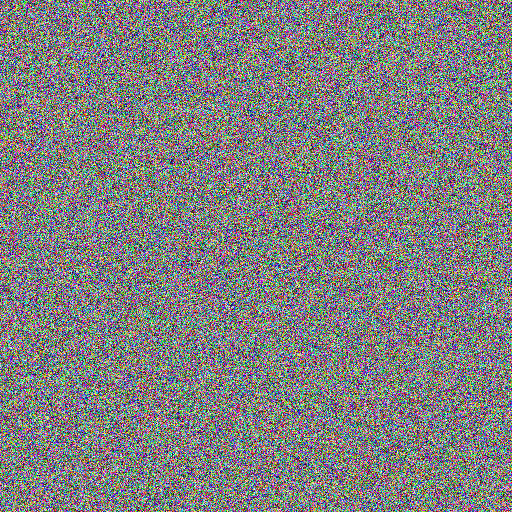
#> input picture samples/sample_noise_512.png, 512 x 512 px
$ python -i carrier_analysis_service.py   (imports and definitions only)
#> lines starting #> are read from the running program, lines starting #| are printed output that depends on the picture
### backend/app/services/steganography_service.py
"""PNG LSB steganography: embed and extract binary payloads inside images.

Payloads are embedded in the least significant bit of each R/G/B channel
byte, row-major, prefixed by a fixed-size header (magic bytes, version,
fragment index, payload length, SHA-256 checksum) so extraction can validate
that hidden data is present and intact before trusting it.
"""
import hashlib
import logging
import struct
from dataclasses import dataclass
from io import BytesIO

import numpy as np
from PIL import Image, UnidentifiedImageError

logger = logging.getLogger(__name__)

MAGIC = b"CHV1"
HEADER_FORMAT = ">4sBII32s"  # magic, version, fragment_index, payload_length, sha256
HEADER_SIZE = struct.calcsize(HEADER_FORMAT)
VERSION = 1

BITS_PER_BYTE = 8
CHANNELS_USED = 3  # R, G, B (alpha, if present, is left untouched)


class SteganographyError(Exception):
    pass


class UnsupportedFormatError(SteganographyError):
    pass


class InsufficientCapacityError(SteganographyError):
    pass


class CorruptedDataError(SteganographyError):
    pass


@dataclass
class CapacityInfo:
    width: int
    height: int
    pixel_count: int
    raw_capacity_bytes: int
    max_payload_bytes: int


@dataclass
class ExtractedPayload:
    fragment_index: int
    payload: bytes


# [13 lines left out: function load_png_image, not called in this run]


def calculate_capacity(image: Image.Image) -> CapacityInfo:
    """Compute how many bytes can be hidden in an image via 1-bit-per-channel LSB embedding."""
    width, height = image.size
    pixel_count = width * height
    raw_capacity_bits = pixel_count * CHANNELS_USED
    raw_capacity_bytes = raw_capacity_bits // BITS_PER_BYTE
    max_payload_bytes = max(raw_capacity_bytes - HEADER_SIZE, 0)

    return CapacityInfo(
        width=width,
        height=height,
        pixel_count=pixel_count,
        raw_capacity_bytes=raw_capacity_bytes,
        max_payload_bytes=max_payload_bytes,
    )


def _image_to_channel_array(image: Image.Image) -> np.ndarray:
    rgb = image.convert("RGB")
    return np.array(rgb, dtype=np.uint8)


# [80 lines left out: functions embed_payload, extract_payload, image_to_png_bytes, not called in this run]

### backend/app/services/carrier_analysis_service.py
"""Analyzes PNG carrier images and scores their suitability for LSB steganography.

The scoring heuristic is intentionally simple and documented so it can be
improved later (e.g. with learned distortion models) without touching
callers -- see analyze_carrier() as the single entry point.
"""
import logging
from dataclasses import dataclass, field

import numpy as np
from PIL import Image
from skimage.filters import sobel, threshold_otsu

from app.services.steganography_service import calculate_capacity

logger = logging.getLogger(__name__)

# A carrier offering this much usable payload capacity or more earns a full
# capacity score of 100; smaller carriers are scored proportionally.
REFERENCE_CAPACITY_BYTES = 500 * 1024  # 500 KB

# Local texture (block standard deviation) at or above this level is treated
# as "fully textured" for distortion-risk purposes.
TEXTURE_REFERENCE_STD = 64.0
BLOCK_SIZE = 8

# Weight applied to the distortion-risk penalty when combining sub-scores.
DISTORTION_PENALTY_WEIGHT = 0.3


@dataclass
class CarrierMetrics:
    width: int
    height: int
    pixel_count: int
    raw_capacity_bytes: int
    max_payload_bytes: int

    shannon_entropy: float  # bits per pixel, 0-8
    edge_density: float  # fraction of pixels classified as edges, 0-1
    distortion_risk: float  # 0-1, higher means embedding is more detectable

    capacity_score: float  # 0-100
    entropy_score: float  # 0-100
    edge_score: float  # 0-100
    distortion_score: float  # 0-100 (higher is worse)
    overall_score: float  # 0-100

    explanation: list[str] = field(default_factory=list)


def _shannon_entropy(gray: np.ndarray) -> float:
    histogram, _ = np.histogram(gray, bins=256, range=(0, 256))
    probabilities = histogram / histogram.sum()
    nonzero = probabilities[probabilities > 0]
    return float(-np.sum(nonzero * np.log2(nonzero)))


def _edge_density(gray: np.ndarray) -> float:
    normalized = gray.astype(np.float64) / 255.0
    edges = sobel(normalized)
    if edges.max() <= 0:
        return 0.0
    threshold = threshold_otsu(edges)
    return float((edges > threshold).mean())


def _distortion_risk(gray: np.ndarray) -> float:
    height, width = gray.shape
    cropped_h = height - height % BLOCK_SIZE
    cropped_w = width - width % BLOCK_SIZE

    if cropped_h < BLOCK_SIZE or cropped_w < BLOCK_SIZE:
        # Image too small to block; fall back to whole-image texture.
        block_stds = np.array([gray.std()])
    else:
        cropped = gray[:cropped_h, :cropped_w]
        blocks = (
            cropped.reshape(cropped_h // BLOCK_SIZE, BLOCK_SIZE, cropped_w // BLOCK_SIZE, BLOCK_SIZE)
            .swapaxes(1, 2)
            .reshape(-1, BLOCK_SIZE, BLOCK_SIZE)
        )
        block_stds = blocks.std(axis=(1, 2))

    mean_texture = float(block_stds.mean())
    normalized_texture = min(mean_texture / TEXTURE_REFERENCE_STD, 1.0)
    return 1.0 - normalized_texture


def analyze_carrier(image: Image.Image) -> CarrierMetrics:
    """Compute hiding capacity, entropy, edge density, distortion risk, and an
    overall 0-100 suitability score for a carrier image."""
    capacity = calculate_capacity(image)
    gray = np.array(image.convert("L"), dtype=np.uint8)

    entropy = _shannon_entropy(gray)
    edge_density = _edge_density(gray)
    distortion_risk = _distortion_risk(gray)

    capacity_score = min(100.0, 100.0 * capacity.raw_capacity_bytes / REFERENCE_CAPACITY_BYTES)
    entropy_score = min(100.0, (entropy / 8.0) * 100.0)
    edge_score = min(100.0, edge_density * 100.0)
    distortion_score = distortion_risk * 100.0

    overall_score = (capacity_score + entropy_score + edge_score) / 3.0
    overall_score -= DISTORTION_PENALTY_WEIGHT * distortion_score
    overall_score = max(0.0, min(100.0, overall_score))

    explanation = [
        f"Capacity: {capacity.max_payload_bytes} usable bytes at {capacity.width}x{capacity.height} "
        f"scores {capacity_score:.1f}/100 (reference: {REFERENCE_CAPACITY_BYTES} bytes for a full score).",
        f"Shannon entropy of {entropy:.2f} bits/pixel (max 8) scores {entropy_score:.1f}/100 -- "
        "higher entropy carriers hide LSB noise more effectively.",
        f"Edge density of {edge_density * 100:.1f}% of pixels scores {edge_score:.1f}/100 -- "
        "busy/textured regions mask embedding artifacts better than flat regions.",
        f"Distortion risk {distortion_score:.1f}/100 (from local texture analysis) is subtracted -- "
        "smooth/flat images make single-bit LSB changes more statistically detectable.",
        f"Overall suitability score: {overall_score:.1f}/100.",
    ]

    return CarrierMetrics(
        width=capacity.width,
        height=capacity.height,
        pixel_count=capacity.pixel_count,
        raw_capacity_bytes=capacity.raw_capacity_bytes,
        max_payload_bytes=capacity.max_payload_bytes,
        shannon_entropy=entropy,
        edge_density=edge_density,
        distortion_risk=distortion_risk,
        capacity_score=capacity_score,
        entropy_score=entropy_score,
        edge_score=edge_score,
        distortion_score=distortion_score,
        overall_score=overall_score,
        explanation=explanation,
    )

>>> from PIL import Image
>>> picture = Image.open('../../../samples/sample_noise_512.png')
#> picture is the input picture: PIL image 512x512 RGB; mean R, G, B 127.5, 127.6, 127.4
>>> result = analyze_carrier(picture)
#> in analyze_carrier, `gray = np.array(image.convert("L"), dtype=np.uint8)`:
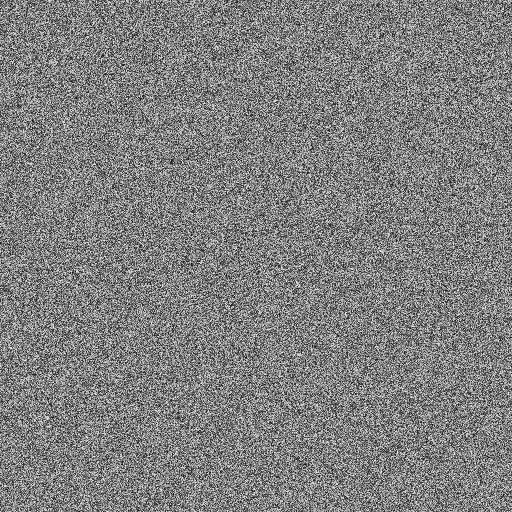
#> gray: shape (512, 512); min 2, max 253, mean 127.5
#> in _shannon_entropy, `histogram, _ = np.histogram(gray, bins=256, range=(0, 256))`: histogram = 256 values, max 1829 at index 99, min 0 at index 0, mean 1024
#> in _shannon_entropy, `probabilities = histogram / histogram.sum()`: probabilities = 256 values, max 0.00698 at index 99, min 0 at index 0, mean 0.00391
#> in _shannon_entropy, `nonzero = probabilities[probabilities > 0]`: nonzero = 252 values, max 0.00698 at index 97, min 3.81e-06 at index 0, mean 0.00397
#> in analyze_carrier, `entropy = _shannon_entropy(gray)`: entropy = 7.63
#> in _edge_density, `edges = sobel(normalized)`:
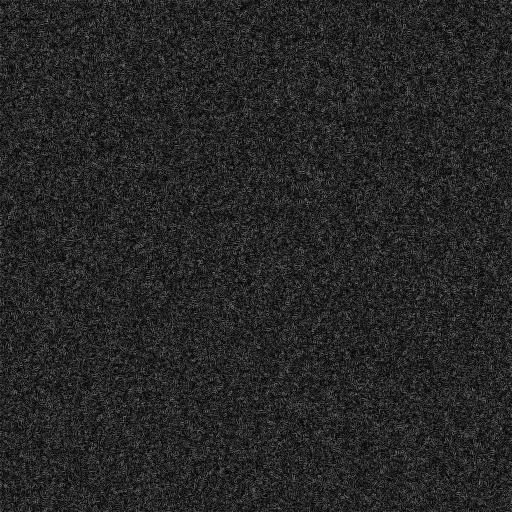
#> edges: shape (512, 512) float64; min 3.1e-17, max 0.51, mean 0.15
#> in _edge_density, `threshold = threshold_otsu(edges)`: threshold = 0.16
#> in analyze_carrier, `edge_density = _edge_density(gray)`: edge_density = 0.416
#> in _distortion_risk, `block_stds = blocks.std(axis=(1, 2))`: block_stds = 4096 values, max 61.78 at index 2460, min 34.46 at index 2038, mean 49.02
#> in _distortion_risk, `mean_texture = float(block_stds.mean())`: mean_texture = 49.02
#> in _distortion_risk, `normalized_texture = min(mean_texture / TEXTURE_REFERENCE_STD, 1.0)`: normalized_texture = 0.766
#> in analyze_carrier, `distortion_risk = _distortion_risk(gray)`: distortion_risk = 0.234
#> in analyze_carrier, `capacity_score = min(100.0, 100.0 * capacity.raw_capacity_bytes / REFE..`: capacity_score = 19.2
#> in analyze_carrier, `entropy_score = min(100.0, (entropy / 8.0) * 100.0)`: entropy_score = 95.43
#> in analyze_carrier, `edge_score = min(100.0, edge_density * 100.0)`: edge_score = 41.61
#> in analyze_carrier, `distortion_score = distortion_risk * 100.0`: distortion_score = 23.41
#> in analyze_carrier, `overall_score = (capacity_score + entropy_score + edge_score) / 3.0`: overall_score = 52.08
#> in analyze_carrier, `overall_score -= DISTORTION_PENALTY_WEIGHT * distortion_score`: overall_score = 45.06

$ run again, on samples/sample_textured_512.png
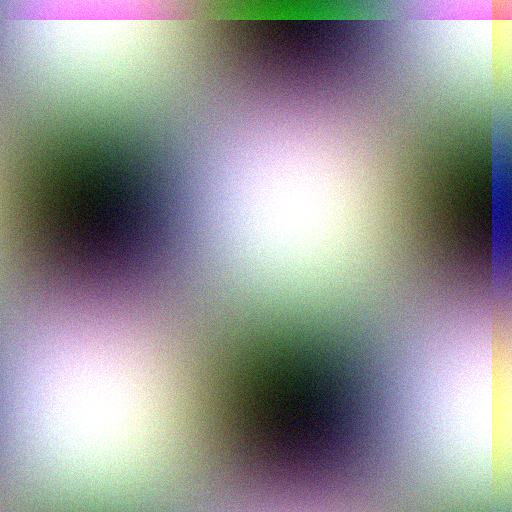
#> input picture samples/sample_textured_512.png, 512 x 512 px
#> picture is the input picture: PIL image 512x512 RGB; mean R, G, B 148.6, 148.6, 148.6
#> in analyze_carrier, `gray = np.array(image.convert("L"), dtype=np.uint8)`:
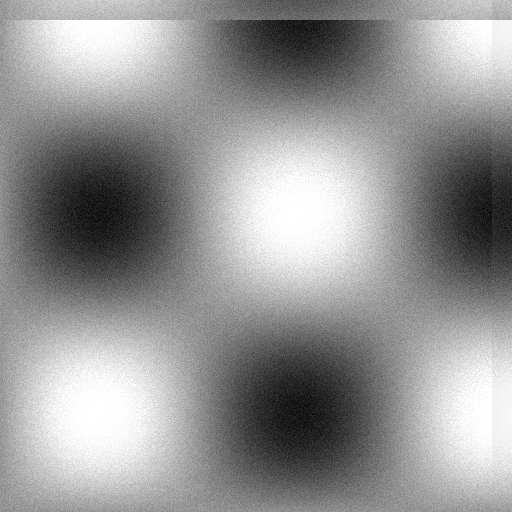
#> gray: shape (512, 512); min 5, max 255, mean 148.6
#> histogram = 256 values, max 4350 at index 255, min 0 at index 0, mean 1024
#> probabilities = 256 values, max 0.0166 at index 255, min 0 at index 0, mean 0.00391
#> nonzero = 251 values, max 0.0166 at index 250, min 3.81e-06 at index 0, mean 0.00398
#> entropy = 7.8
#> in _edge_density, `edges = sobel(normalized)`:
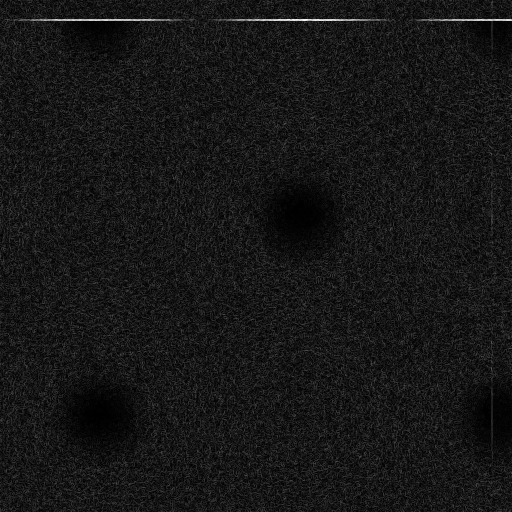
#> edges: shape (512, 512) float64; min 0, max 0.262, mean 0.0238; drawn with min black and max white
#> threshold = 0.0261
#> edge_density = 0.385
#> block_stds = 4096 values, max 41.48 at index 163, min 0.377 at index 1700, mean 8.23
#> mean_texture = 8.23
#> normalized_texture = 0.129
#> distortion_risk = 0.871
#> capacity_score = 19.2
#> entropy_score = 97.51
#> edge_score = 38.54
#> distortion_score = 87.15
#> in analyze_carrier, `overall_score = (capacity_score + entropy_score + edge_score) / 3.0`: overall_score = 51.75
#> in analyze_carrier, `overall_score -= DISTORTION_PENALTY_WEIGHT * distortion_score`: overall_score = 25.61
